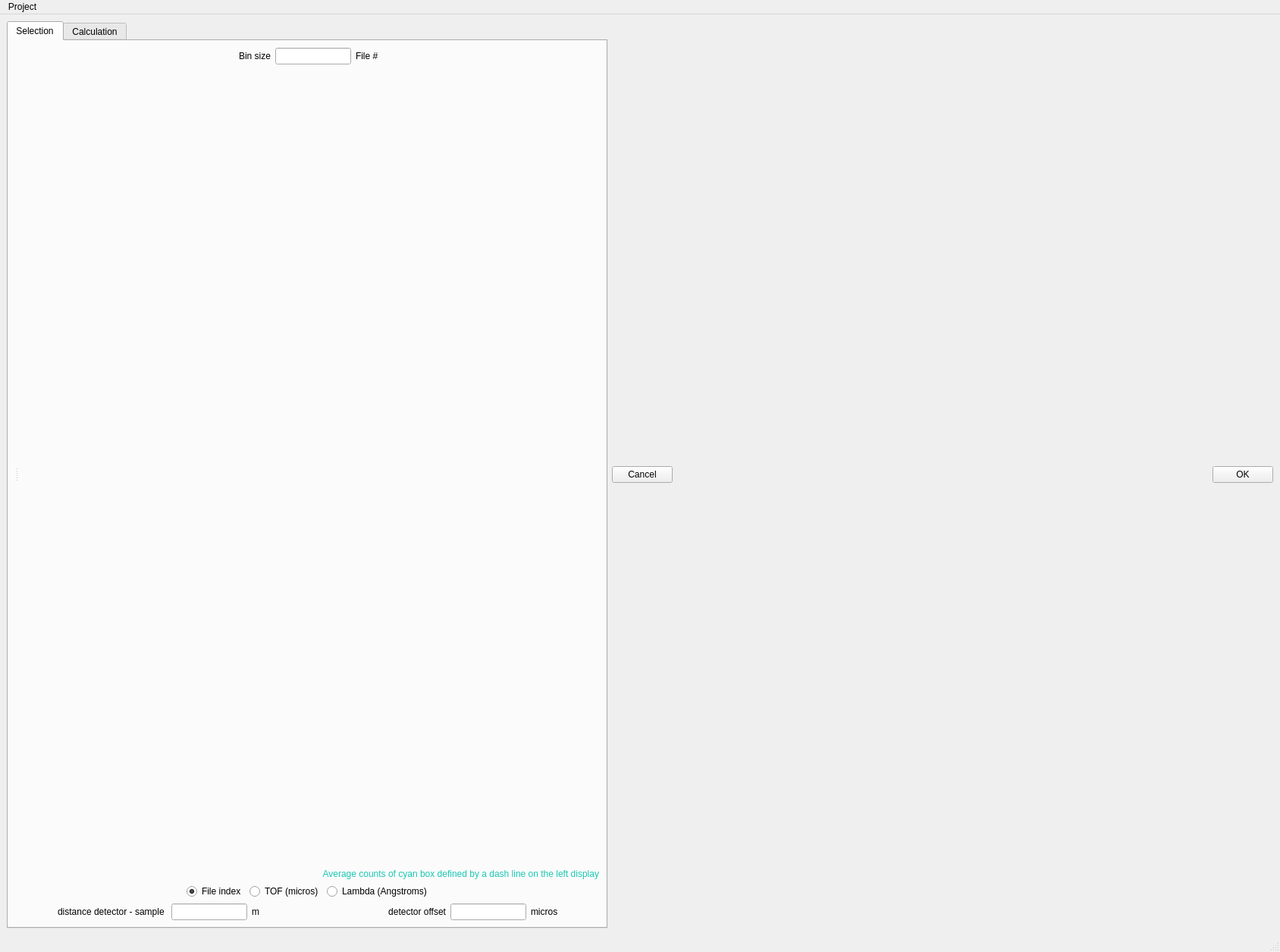
<?xml version="1.0" encoding="UTF-8"?>
<ui version="4.0">
 <class>MainWindow</class>
 <widget class="QMainWindow" name="MainWindow">
  <property name="geometry">
   <rect>
    <x>0</x>
    <y>0</y>
    <width>1688</width>
    <height>1256</height>
   </rect>
  </property>
  <property name="windowTitle">
   <string>MainWindow</string>
  </property>
  <widget class="QWidget" name="centralwidget">
   <layout class="QVBoxLayout" name="verticalLayout_4">
    <item>
     <layout class="QHBoxLayout" name="horizontalLayout">
      <item>
       <widget class="QTabWidget" name="tabWidget">
        <property name="currentIndex">
         <number>0</number>
        </property>
        <widget class="QWidget" name="tab">
         <attribute name="title">
          <string>Selection</string>
         </attribute>
         <layout class="QVBoxLayout" name="verticalLayout_11">
          <item>
           <widget class="QSplitter" name="splitter">
            <property name="sizePolicy">
             <sizepolicy hsizetype="Expanding" vsizetype="Expanding">
              <horstretch>0</horstretch>
              <verstretch>0</verstretch>
             </sizepolicy>
            </property>
            <property name="orientation">
             <enum>Qt::Horizontal</enum>
            </property>
            <widget class="QWidget" name="layoutWidget">
             <layout class="QVBoxLayout" name="verticalLayout_7">
              <item>
               <widget class="QWidget" name="image_widget" native="true">
                <property name="sizePolicy">
                 <sizepolicy hsizetype="Expanding" vsizetype="Expanding">
                  <horstretch>0</horstretch>
                  <verstretch>0</verstretch>
                 </sizepolicy>
                </property>
               </widget>
              </item>
             </layout>
            </widget>
            <widget class="QWidget" name="layoutWidget">
             <layout class="QVBoxLayout" name="verticalLayout">
              <item>
               <layout class="QHBoxLayout" name="horizontalLayout_5">
                <item>
                 <spacer name="horizontalSpacer_5">
                  <property name="orientation">
                   <enum>Qt::Horizontal</enum>
                  </property>
                  <property name="sizeHint" stdset="0">
                   <size>
                    <width>40</width>
                    <height>20</height>
                   </size>
                  </property>
                 </spacer>
                </item>
                <item>
                 <widget class="QLabel" name="label_5">
                  <property name="text">
                   <string>Bin size</string>
                  </property>
                 </widget>
                </item>
                <item>
                 <widget class="QLineEdit" name="selection_bin_size_value">
                  <property name="minimumSize">
                   <size>
                    <width>100</width>
                    <height>0</height>
                   </size>
                  </property>
                  <property name="maximumSize">
                   <size>
                    <width>100</width>
                    <height>16777215</height>
                   </size>
                  </property>
                 </widget>
                </item>
                <item>
                 <widget class="QLabel" name="selection_bin_size_units">
                  <property name="text">
                   <string>File #</string>
                  </property>
                 </widget>
                </item>
                <item>
                 <spacer name="horizontalSpacer_6">
                  <property name="orientation">
                   <enum>Qt::Horizontal</enum>
                  </property>
                  <property name="sizeHint" stdset="0">
                   <size>
                    <width>40</width>
                    <height>20</height>
                   </size>
                  </property>
                 </spacer>
                </item>
               </layout>
              </item>
              <item>
               <widget class="QWidget" name="profile_widget" native="true">
                <property name="sizePolicy">
                 <sizepolicy hsizetype="Preferred" vsizetype="Expanding">
                  <horstretch>0</horstretch>
                  <verstretch>0</verstretch>
                 </sizepolicy>
                </property>
               </widget>
              </item>
              <item>
               <widget class="QLabel" name="info_message_about_cyan">
                <property name="palette">
                 <palette>
                  <active>
                   <colorrole role="WindowText">
                    <brush brushstyle="SolidPattern">
                     <color alpha="255">
                      <red>27</red>
                      <green>199</green>
                      <blue>179</blue>
                     </color>
                    </brush>
                   </colorrole>
                   <colorrole role="Text">
                    <brush brushstyle="SolidPattern">
                     <color alpha="255">
                      <red>34</red>
                      <green>217</green>
                      <blue>221</blue>
                     </color>
                    </brush>
                   </colorrole>
                  </active>
                  <inactive>
                   <colorrole role="WindowText">
                    <brush brushstyle="SolidPattern">
                     <color alpha="255">
                      <red>27</red>
                      <green>199</green>
                      <blue>179</blue>
                     </color>
                    </brush>
                   </colorrole>
                   <colorrole role="Text">
                    <brush brushstyle="SolidPattern">
                     <color alpha="255">
                      <red>34</red>
                      <green>217</green>
                      <blue>221</blue>
                     </color>
                    </brush>
                   </colorrole>
                  </inactive>
                  <disabled>
                   <colorrole role="WindowText">
                    <brush brushstyle="SolidPattern">
                     <color alpha="255">
                      <red>127</red>
                      <green>127</green>
                      <blue>127</blue>
                     </color>
                    </brush>
                   </colorrole>
                   <colorrole role="Text">
                    <brush brushstyle="SolidPattern">
                     <color alpha="255">
                      <red>127</red>
                      <green>127</green>
                      <blue>127</blue>
                     </color>
                    </brush>
                   </colorrole>
                  </disabled>
                 </palette>
                </property>
                <property name="text">
                 <string>Average counts of cyan box defined by a dash line on the left display</string>
                </property>
                <property name="alignment">
                 <set>Qt::AlignRight|Qt::AlignTrailing|Qt::AlignVCenter</set>
                </property>
               </widget>
              </item>
              <item>
               <layout class="QHBoxLayout" name="horizontalLayout_4">
                <item>
                 <spacer name="horizontalSpacer_4">
                  <property name="orientation">
                   <enum>Qt::Horizontal</enum>
                  </property>
                  <property name="sizeHint" stdset="0">
                   <size>
                    <width>40</width>
                    <height>20</height>
                   </size>
                  </property>
                 </spacer>
                </item>
                <item>
                 <widget class="QRadioButton" name="selection_index_radiobutton">
                  <property name="text">
                   <string>File index</string>
                  </property>
                  <property name="checked">
                   <bool>true</bool>
                  </property>
                 </widget>
                </item>
                <item>
                 <widget class="QRadioButton" name="selection_tof_radiobutton">
                  <property name="text">
                   <string>TOF (micros)</string>
                  </property>
                 </widget>
                </item>
                <item>
                 <widget class="QRadioButton" name="selection_lambda_radiobutton">
                  <property name="text">
                   <string>Lambda (Angstroms)</string>
                  </property>
                 </widget>
                </item>
                <item>
                 <spacer name="horizontalSpacer_3">
                  <property name="orientation">
                   <enum>Qt::Horizontal</enum>
                  </property>
                  <property name="sizeHint" stdset="0">
                   <size>
                    <width>40</width>
                    <height>20</height>
                   </size>
                  </property>
                 </spacer>
                </item>
               </layout>
              </item>
             </layout>
            </widget>
           </widget>
          </item>
          <item>
           <layout class="QHBoxLayout" name="horizontalLayout_2">
            <item>
             <widget class="QLabel" name="label">
              <property name="minimumSize">
               <size>
                <width>200</width>
                <height>0</height>
               </size>
              </property>
              <property name="maximumSize">
               <size>
                <width>200</width>
                <height>16777215</height>
               </size>
              </property>
              <property name="text">
               <string>distance detector - sample </string>
              </property>
              <property name="alignment">
               <set>Qt::AlignRight|Qt::AlignTrailing|Qt::AlignVCenter</set>
              </property>
             </widget>
            </item>
            <item>
             <widget class="QLineEdit" name="distance_detector_sample">
              <property name="minimumSize">
               <size>
                <width>100</width>
                <height>0</height>
               </size>
              </property>
              <property name="maximumSize">
               <size>
                <width>100</width>
                <height>16777215</height>
               </size>
              </property>
             </widget>
            </item>
            <item>
             <widget class="QLabel" name="label_2">
              <property name="minimumSize">
               <size>
                <width>50</width>
                <height>0</height>
               </size>
              </property>
              <property name="maximumSize">
               <size>
                <width>50</width>
                <height>16777215</height>
               </size>
              </property>
              <property name="text">
               <string>m</string>
              </property>
             </widget>
            </item>
            <item>
             <widget class="QLabel" name="label_4">
              <property name="minimumSize">
               <size>
                <width>200</width>
                <height>0</height>
               </size>
              </property>
              <property name="maximumSize">
               <size>
                <width>200</width>
                <height>16777215</height>
               </size>
              </property>
              <property name="text">
               <string>detector offset</string>
              </property>
              <property name="alignment">
               <set>Qt::AlignRight|Qt::AlignTrailing|Qt::AlignVCenter</set>
              </property>
             </widget>
            </item>
            <item>
             <widget class="QLineEdit" name="detector_offset">
              <property name="minimumSize">
               <size>
                <width>100</width>
                <height>0</height>
               </size>
              </property>
              <property name="maximumSize">
               <size>
                <width>100</width>
                <height>16777215</height>
               </size>
              </property>
             </widget>
            </item>
            <item>
             <widget class="QLabel" name="detector_offset_units">
              <property name="minimumSize">
               <size>
                <width>50</width>
                <height>0</height>
               </size>
              </property>
              <property name="maximumSize">
               <size>
                <width>50</width>
                <height>16777215</height>
               </size>
              </property>
              <property name="text">
               <string>micros</string>
              </property>
             </widget>
            </item>
            <item>
             <spacer name="horizontalSpacer_2">
              <property name="orientation">
               <enum>Qt::Horizontal</enum>
              </property>
              <property name="sizeType">
               <enum>QSizePolicy::Expanding</enum>
              </property>
              <property name="sizeHint" stdset="0">
               <size>
                <width>40</width>
                <height>20</height>
               </size>
              </property>
             </spacer>
            </item>
           </layout>
          </item>
         </layout>
        </widget>
        <widget class="QWidget" name="tab_2">
         <attribute name="title">
          <string>Calculation</string>
         </attribute>
         <layout class="QVBoxLayout" name="verticalLayout_6">
          <item>
           <widget class="QSplitter" name="splitter_2">
            <property name="orientation">
             <enum>Qt::Horizontal</enum>
            </property>
            <widget class="QWidget" name="layoutWidget_2">
             <layout class="QVBoxLayout" name="verticalLayout_3">
              <item>
               <widget class="QPushButton" name="calculation_refresh_table">
                <property name="text">
                 <string>Refresh Table Calculation</string>
                </property>
               </widget>
              </item>
              <item>
               <layout class="QVBoxLayout" name="verticalLayout_table"/>
              </item>
              <item>
               <widget class="QGroupBox" name="groupBox">
                <property name="minimumSize">
                 <size>
                  <width>0</width>
                  <height>170</height>
                 </size>
                </property>
                <property name="maximumSize">
                 <size>
                  <width>16777215</width>
                  <height>170</height>
                 </size>
                </property>
                <property name="title">
                 <string>Summary</string>
                </property>
                <layout class="QVBoxLayout" name="verticalLayout_5">
                 <item>
                  <widget class="QLabel" name="label_3">
                   <property name="text">
                    <string>Maximum deviation from 1 was found using the following two bins (only showing the first 2 bins if more than 1 pair)</string>
                   </property>
                  </widget>
                 </item>
                 <item>
                  <widget class="QTableWidget" name="summary_table">
                   <property name="editTriggers">
                    <set>QAbstractItemView::NoEditTriggers</set>
                   </property>
                   <row>
                    <property name="text">
                     <string>Bin</string>
                    </property>
                   </row>
                   <row>
                    <property name="text">
                     <string>Bin</string>
                    </property>
                   </row>
                   <column>
                    <property name="text">
                     <string>#</string>
                    </property>
                   </column>
                   <column>
                    <property name="text">
                     <string>from file index</string>
                    </property>
                   </column>
                   <column>
                    <property name="text">
                     <string>to file index</string>
                    </property>
                   </column>
                   <column>
                    <property name="text">
                     <string>from TOF</string>
                    </property>
                   </column>
                   <column>
                    <property name="text">
                     <string>to TOF</string>
                    </property>
                   </column>
                   <column>
                    <property name="text">
                     <string>from Lambda</string>
                    </property>
                   </column>
                   <column>
                    <property name="text">
                     <string>to lambda</string>
                    </property>
                   </column>
                  </widget>
                 </item>
                </layout>
               </widget>
              </item>
             </layout>
            </widget>
            <widget class="QWidget" name="layoutWidget">
             <layout class="QVBoxLayout" name="verticalLayout_2">
              <item>
               <widget class="QWidget" name="calculation_bin_widget" native="true"/>
              </item>
              <item>
               <widget class="QPushButton" name="export_image_button">
                <property name="text">
                 <string>Export image ...</string>
                </property>
               </widget>
              </item>
             </layout>
            </widget>
           </widget>
          </item>
         </layout>
        </widget>
       </widget>
      </item>
      <item>
       <widget class="QPushButton" name="cancel_button">
        <property name="text">
         <string>Cancel</string>
        </property>
       </widget>
      </item>
      <item>
       <spacer name="horizontalSpacer">
        <property name="orientation">
         <enum>Qt::Horizontal</enum>
        </property>
        <property name="sizeHint" stdset="0">
         <size>
          <width>40</width>
          <height>20</height>
         </size>
        </property>
       </spacer>
      </item>
      <item>
       <widget class="QPushButton" name="apply_button">
        <property name="text">
         <string>OK</string>
        </property>
       </widget>
      </item>
     </layout>
    </item>
   </layout>
  </widget>
  <widget class="QMenuBar" name="menubar">
   <property name="geometry">
    <rect>
     <x>0</x>
     <y>0</y>
     <width>1688</width>
     <height>22</height>
    </rect>
   </property>
   <widget class="QMenu" name="menuImport_Export">
    <property name="title">
     <string>Project</string>
    </property>
   </widget>
   <addaction name="menuImport_Export"/>
  </widget>
  <widget class="QStatusBar" name="statusbar"/>
  <action name="actionImport_full_profiles">
   <property name="text">
    <string>Import Full Profiles ...</string>
   </property>
   <property name="toolTip">
    <string>Import all profiles of shrinkable ROIs to fit</string>
   </property>
   <property name="shortcut">
    <string>Ctrl+I</string>
   </property>
  </action>
  <action name="actionExport">
   <property name="enabled">
    <bool>false</bool>
   </property>
   <property name="text">
    <string>Export ...</string>
   </property>
   <property name="toolTip">
    <string>Export profiles of all shrinkable ROIs of peak selected</string>
   </property>
   <property name="shortcut">
    <string>Ctrl+E</string>
   </property>
  </action>
  <action name="actionExport_fitting_profiles">
   <property name="text">
    <string>Export Fitting Profiles ...</string>
   </property>
  </action>
  <action name="actionImport">
   <property name="text">
    <string>Import ...</string>
   </property>
   <property name="shortcut">
    <string>Ctrl+I</string>
   </property>
  </action>
 </widget>
 <resources/>
 <connections>
  <connection>
   <sender>cancel_button</sender>
   <signal>clicked()</signal>
   <receiver>MainWindow</receiver>
   <slot>cancel_clicked()</slot>
   <hints>
    <hint type="sourcelabel">
     <x>83</x>
     <y>1140</y>
    </hint>
    <hint type="destinationlabel">
     <x>179</x>
     <y>478</y>
    </hint>
   </hints>
  </connection>
  <connection>
   <sender>apply_button</sender>
   <signal>clicked()</signal>
   <receiver>MainWindow</receiver>
   <slot>apply_clicked()</slot>
   <hints>
    <hint type="sourcelabel">
     <x>1405</x>
     <y>1140</y>
    </hint>
    <hint type="destinationlabel">
     <x>552</x>
     <y>492</y>
    </hint>
   </hints>
  </connection>
  <connection>
   <sender>distance_detector_sample</sender>
   <signal>returnPressed()</signal>
   <receiver>MainWindow</receiver>
   <slot>distance_detector_sample_changed()</slot>
   <hints>
    <hint type="sourcelabel">
     <x>343</x>
     <y>1068</y>
    </hint>
    <hint type="destinationlabel">
     <x>672</x>
     <y>426</y>
    </hint>
   </hints>
  </connection>
  <connection>
   <sender>detector_offset</sender>
   <signal>returnPressed()</signal>
   <receiver>MainWindow</receiver>
   <slot>detector_offset_changed()</slot>
   <hints>
    <hint type="sourcelabel">
     <x>719</x>
     <y>1068</y>
    </hint>
    <hint type="destinationlabel">
     <x>672</x>
     <y>426</y>
    </hint>
   </hints>
  </connection>
  <connection>
   <sender>selection_index_radiobutton</sender>
   <signal>clicked()</signal>
   <receiver>MainWindow</receiver>
   <slot>selection_axis_changed()</slot>
   <hints>
    <hint type="sourcelabel">
     <x>617</x>
     <y>1032</y>
    </hint>
    <hint type="destinationlabel">
     <x>672</x>
     <y>426</y>
    </hint>
   </hints>
  </connection>
  <connection>
   <sender>selection_lambda_radiobutton</sender>
   <signal>clicked()</signal>
   <receiver>MainWindow</receiver>
   <slot>selection_axis_changed()</slot>
   <hints>
    <hint type="sourcelabel">
     <x>895</x>
     <y>1032</y>
    </hint>
    <hint type="destinationlabel">
     <x>672</x>
     <y>426</y>
    </hint>
   </hints>
  </connection>
  <connection>
   <sender>selection_tof_radiobutton</sender>
   <signal>clicked()</signal>
   <receiver>MainWindow</receiver>
   <slot>selection_axis_changed()</slot>
   <hints>
    <hint type="sourcelabel">
     <x>732</x>
     <y>1032</y>
    </hint>
    <hint type="destinationlabel">
     <x>672</x>
     <y>426</y>
    </hint>
   </hints>
  </connection>
  <connection>
   <sender>actionExport</sender>
   <signal>triggered()</signal>
   <receiver>MainWindow</receiver>
   <slot>export_button_clicked()</slot>
   <hints>
    <hint type="sourcelabel">
     <x>-1</x>
     <y>-1</y>
    </hint>
    <hint type="destinationlabel">
     <x>672</x>
     <y>426</y>
    </hint>
   </hints>
  </connection>
  <connection>
   <sender>actionImport</sender>
   <signal>triggered()</signal>
   <receiver>MainWindow</receiver>
   <slot>import_button_clicked()</slot>
   <hints>
    <hint type="sourcelabel">
     <x>-1</x>
     <y>-1</y>
    </hint>
    <hint type="destinationlabel">
     <x>672</x>
     <y>426</y>
    </hint>
   </hints>
  </connection>
  <connection>
   <sender>tabWidget</sender>
   <signal>currentChanged(int)</signal>
   <receiver>MainWindow</receiver>
   <slot>switching_master_tab_clicked()</slot>
   <hints>
    <hint type="sourcelabel">
     <x>672</x>
     <y>400</y>
    </hint>
    <hint type="destinationlabel">
     <x>672</x>
     <y>426</y>
    </hint>
   </hints>
  </connection>
  <connection>
   <sender>selection_bin_size_value</sender>
   <signal>returnPressed()</signal>
   <receiver>MainWindow</receiver>
   <slot>bin_size_returned_pressed()</slot>
   <hints>
    <hint type="sourcelabel">
     <x>727</x>
     <y>81</y>
    </hint>
    <hint type="destinationlabel">
     <x>1414</x>
     <y>158</y>
    </hint>
   </hints>
  </connection>
  <connection>
   <sender>export_image_button</sender>
   <signal>clicked()</signal>
   <receiver>MainWindow</receiver>
   <slot>export_selected_image()</slot>
   <hints>
    <hint type="sourcelabel">
     <x>1287</x>
     <y>1049</y>
    </hint>
    <hint type="destinationlabel">
     <x>1414</x>
     <y>1050</y>
    </hint>
   </hints>
  </connection>
 </connections>
 <slots>
  <slot>cancel_clicked()</slot>
  <slot>apply_clicked()</slot>
  <slot>distance_detector_sample_changed()</slot>
  <slot>detector_offset_changed()</slot>
  <slot>selection_axis_changed()</slot>
  <slot>fitting_axis_changed()</slot>
  <slot>selection_roi_slider_changed()</slot>
  <slot>fit_that_selection_pushed()</slot>
  <slot>roi_radiobuttons_changed()</slot>
  <slot>profile_of_bin_size_slider_changed()</slot>
  <slot>export_full_profiles_button_clicked()</slot>
  <slot>import_full_profiles_button_clicked()</slot>
  <slot>switching_master_tab_clicked()</slot>
  <slot>high_lambda_table_clicked()</slot>
  <slot>low_lambda_table_clicked()</slot>
  <slot>bragg_peak_table_clicked()</slot>
  <slot>export_button_clicked()</slot>
  <slot>import_button_clicked()</slot>
  <slot>kropff_toolbox_changed()</slot>
  <slot>kropff_fit_high_lambda_region_clicked()</slot>
  <slot>kropff_fit_low_lambda_region_clicked()</slot>
  <slot>kropff_fit_bragg_peak_region_clicked()</slot>
  <slot>fit_kropff_button_pushed()</slot>
  <slot>update_kropff_high_plot()</slot>
  <slot>update_kropff_low_plot()</slot>
  <slot>update_kropff_bragg_peak_plot()</slot>
  <slot>kropff_bragg_peak_right_click()</slot>
  <slot>kropff_bragg_peak_selection_mode_changed()</slot>
  <slot>march_dollase_move_row_up_clicked()</slot>
  <slot>march_dollase_move_row_down_clicked()</slot>
  <slot>march_dollase_table_clicked()</slot>
  <slot>march_dollase_table_right_clicked()</slot>
  <slot>march_dollase_advanced_mode_clicked()</slot>
  <slot>march_dollase_item_to_plot_changed()</slot>
  <slot>tab_algorithm_changed()</slot>
  <slot>march_dollase_fit_button_clicked()</slot>
  <slot>march_dollase_result_table_clicked()</slot>
  <slot>march_dollase_result_selection_mode_clicked()</slot>
  <slot>march_dollase_toolbox_changed()</slot>
  <slot>march_dollase_result_table_right_clicked()</slot>
  <slot>bin_size_returned_pressed()</slot>
  <slot>calculation_table_cell_clicked()</slot>
  <slot>calculation_table_cell_selection_changed()</slot>
  <slot>export_selected_image()</slot>
 </slots>
</ui>
